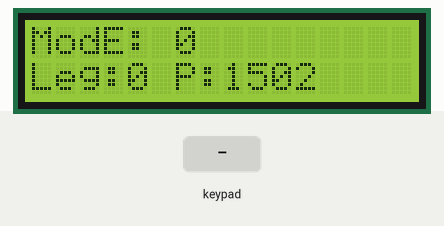
A sketch run on a simulated Arduino Uno, built with avr-gcc and run on an emulated ATmega328P. Shown: 16×2 character LCD. The test bench sets the inputs (shaded band). What the sketch prints to the serial monitor is not drawn.

Above: at 1.5 s.
1.6 s: key '+' pressed
At 1.7 s:
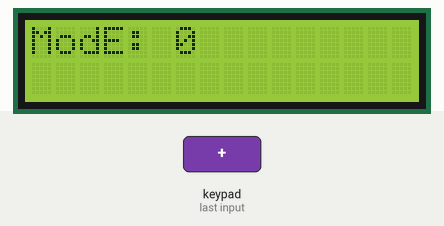
At 2.4 s:
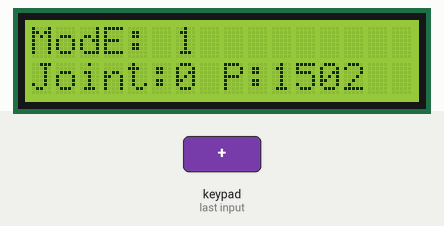
3.3 s: key '-' pressed
At 4.1 s:
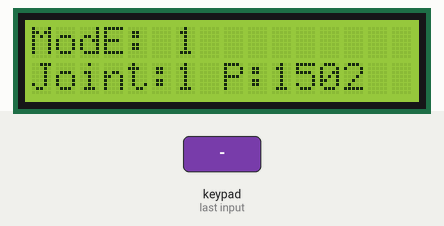
Timing chart, 0 to 6.3 s (numbered marks = the images above; inputs shaded):
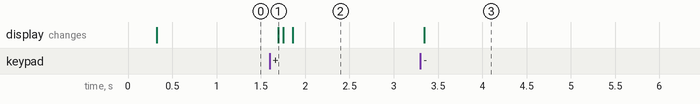

Measured:
- after the input at 1.6 s, the display: changes after 0.09 s (image 1)
- after the input at 3.3 s, the display: changes at once (image 3)

The sketch:

lcd.ino
```cpp
// include the library code:
#include <LiquidCrystal.h>
#include <SoftwareSerial.h>
#include <PS2X_lib.h>  //for v1.6

// initialize the library by associating any needed LCD interface pin
// with the arduino pin number it is connected to
const int rs = 52, en = 50, d4 = 47, d5 = 45, d6 = 43, d7 = 41;
LiquidCrystal lcd(rs, en, d4, d5, d6, d7);

const unsigned int TRIG_PIN=4;
const unsigned int ECHO_PIN=3;
#define cSSC_BAUD   9600
#define cSSC_OUT       12   //Output pin for Botboard - Input of SSC32 (Yellow)
#define cSSC_IN        13

PS2X ps2x;
int error = 0;
byte type = 0;
byte vibrate = 0;
int mode = 0;
int leg = 0;
int joint = 0;
const int modeCount = 3;
const int legCount = 24;
const int jointCount = 4;
int lastValue = 0;

SoftwareSerial SSCSerial(cSSC_IN, cSSC_OUT);

void setup() {
  pinMode(TRIG_PIN, OUTPUT);
  pinMode(ECHO_PIN, INPUT);

  Serial.begin(57600);

  // set up the LCD's number of columns and rows:
  lcd.begin(16, 2);

  error = ps2x.config_gamepad(9,7,6,8, true, true);

  if(error == 0)
  {
    Serial.println("Found Controller, configured successful");
    Serial.println("Try out all the buttons, X will vibrate the controller, faster as you press harder;");
    Serial.println("holding L1 or R1 will print out the analog stick values.");
    Serial.println("Go to www.billporter.info for updates and to report bugs.");
  }
  else if(error == 1)
    Serial.println("No controller found, check wiring, see readme.txt to enable debug. visit www.billporter.info for troubleshooting tips");
  else if(error == 2)
    Serial.println("Controller found but not accepting commands. see readme.txt to enable debug. Visit www.billporter.info for troubleshooting tips");
  else if(error == 3)
    Serial.println("Controller refusing to enter Pressures mode, may not support it. ");

  // Serial.print(ps2x.Analog(1), HEX);
  type = ps2x.readType();
  switch(type)
  {
    case 0:
      Serial.println("Unknown Controller type");
      break;
    case 1:
      Serial.println("DualShock Controller Found");
      break;
    case 2:
      Serial.println("GuitarHero Controller Found");
      break;
  }
  // Print a message to the LCD.
  lcd.print("Starting!");
  lastValue = 0;

  SSCSerial.begin(cSSC_BAUD);

  // Reset all legs
  for (int i = 0; i < legCount; i++) {
    SSCSerial.print("#");
    SSCSerial.print(i, DEC);
    SSCSerial.print("P");
    SSCSerial.print(1500, DEC);
  }
  SSCSerial.print("T");
  SSCSerial.println(500, DEC);

}

void loop() {
//  digitalWrite(TRIG_PIN, LOW);
//  delayMicroseconds(2);
//  digitalWrite(TRIG_PIN, HIGH);
//  delayMicroseconds(10);
//  digitalWrite(TRIG_PIN, LOW);
//
//  const unsigned long duration = pulseIn(ECHO_PIN, HIGH);

  lcd.clear();

  lcd.setCursor(0, 0);
  lcd.print("ModE: "+ String(mode));

  lcd.setCursor(0, 1);

  ps2x.read_gamepad(false, 0);

  if (ps2x.ButtonPressed(PSB_START)) {
    lastValue = 0;
    if (mode < (modeCount - 1)) {
      mode++;
    } else {
      mode = 0;
    }
  }

  if (mode == 0) {
    if (ps2x.ButtonPressed(PSB_SELECT)) {
      if (leg < (legCount - 1)) {
        leg++;
      } else {
        leg = 0;
      }
    }

    long pos = map(ps2x.Analog(PSS_LY), 0, 255, 750, 2250);

    if (pos - 50 > lastValue || pos + 50 < lastValue) {
      lastValue = pos;

      SSCSerial.print("#");
      SSCSerial.print(leg, DEC);
      SSCSerial.print("P");
      SSCSerial.print(pos, DEC);
      SSCSerial.print("T");
      SSCSerial.println(500, DEC);
    }

    lcd.print("Leg:"+ String(leg) + " P:"+ String(pos));
  } else if (mode == 1) {
    if (ps2x.ButtonPressed(PSB_SELECT)) {
      if (joint < (jointCount - 1)) {
        joint++;
      } else {
        joint = 0;
      }
    }

    long pos = map(ps2x.Analog(PSS_LY), 0, 255, 750, 2250);

    if (pos - 50 > lastValue || pos + 50 < lastValue) {
      lastValue = pos;

      for (int i = 0; i < legCount; i++) {
        if (i % 4 == joint) {
          SSCSerial.print("#");
          SSCSerial.print(i, DEC);
          SSCSerial.print("P");
          SSCSerial.print(pos, DEC);
        }
      }
      SSCSerial.print("T");
      SSCSerial.println(500, DEC);
    }

    lcd.print("Joint:"+ String(joint) + " P:"+ String(pos));
  } else if (mode == 2) {
    if (ps2x.ButtonPressed(PSB_TRIANGLE)) {
      for (int i = 0; i < legCount; i++) {
        if (i < 12) {
          if (i % 4 == 1) {
            SSCSerial.print("#");
            SSCSerial.print(i, DEC);
            SSCSerial.print("P");
            SSCSerial.print(1750, DEC);
          } else if (i % 4 == 2) {
            SSCSerial.print("#");
            SSCSerial.print(i, DEC);
            SSCSerial.print("P");
            SSCSerial.print(1250, DEC);
          } else if (i % 4 == 3) {
            SSCSerial.print("#");
            SSCSerial.print(i, DEC);
            SSCSerial.print("P");
            SSCSerial.print(1700, DEC);
          }
        } else {
          if (i % 4 == 1) {
            SSCSerial.print("#");
            SSCSerial.print(i, DEC);
            SSCSerial.print("P");
            if (i == 21) {
              SSCSerial.print(1250, DEC);
            } else {
              SSCSerial.print(1750, DEC);
            }
          } else if (i % 4 == 2) {
            SSCSerial.print("#");
            SSCSerial.print(i, DEC);
            SSCSerial.print("P");
            SSCSerial.print(1750, DEC);
          } else if (i % 4 == 3) {
            SSCSerial.print("#");
            SSCSerial.print(i, DEC);
            SSCSerial.print("P");
            SSCSerial.print(1300, DEC);
          }
        }
      }
      SSCSerial.print("T");
      SSCSerial.println(1000, DEC);
    } else if (ps2x.ButtonPressed(PSB_CROSS)) {
      for (int i = 0; i < legCount; i++) {
        SSCSerial.print("#");
        SSCSerial.print(i, DEC);
        SSCSerial.print("P");
        SSCSerial.print(1500, DEC);
      }
      SSCSerial.print("T");
      SSCSerial.println(1000, DEC);
    }
  }

//  lcd.setCursor(0, 1);
//  int distance= duration/29/2;
//  if (duration==0){
//    lcd.print("No pulse");
//  } else{
//    lcd.print(String(distance) + " cm");
//  }

  // set the cursor to column 0, line 1
  // (note: line 1 is the second row, since counting begins with 0):
//  lcd.setCursor(0, 1);
//  // print the number of seconds since reset:
//  lcd.print(millis() / 1000);

//  SSCSerial.print("#");
//  SSCSerial.print(16, DEC);
//  SSCSerial.print("P");
//  SSCSerial.print(750, DEC);
//  SSCSerial.print("T");
//  SSCSerial.println(1500, DEC);
//  delay(3000);                                                                     //Wait 1 second
//
//  SSCSerial.print("#");
//  SSCSerial.print(16, DEC);
//  SSCSerial.print("P");
//  SSCSerial.print(2250, DEC);
//  SSCSerial.print("T");
//  SSCSerial.println(1500, DEC);
//  delay(3000);

  delay(100);
}
```
